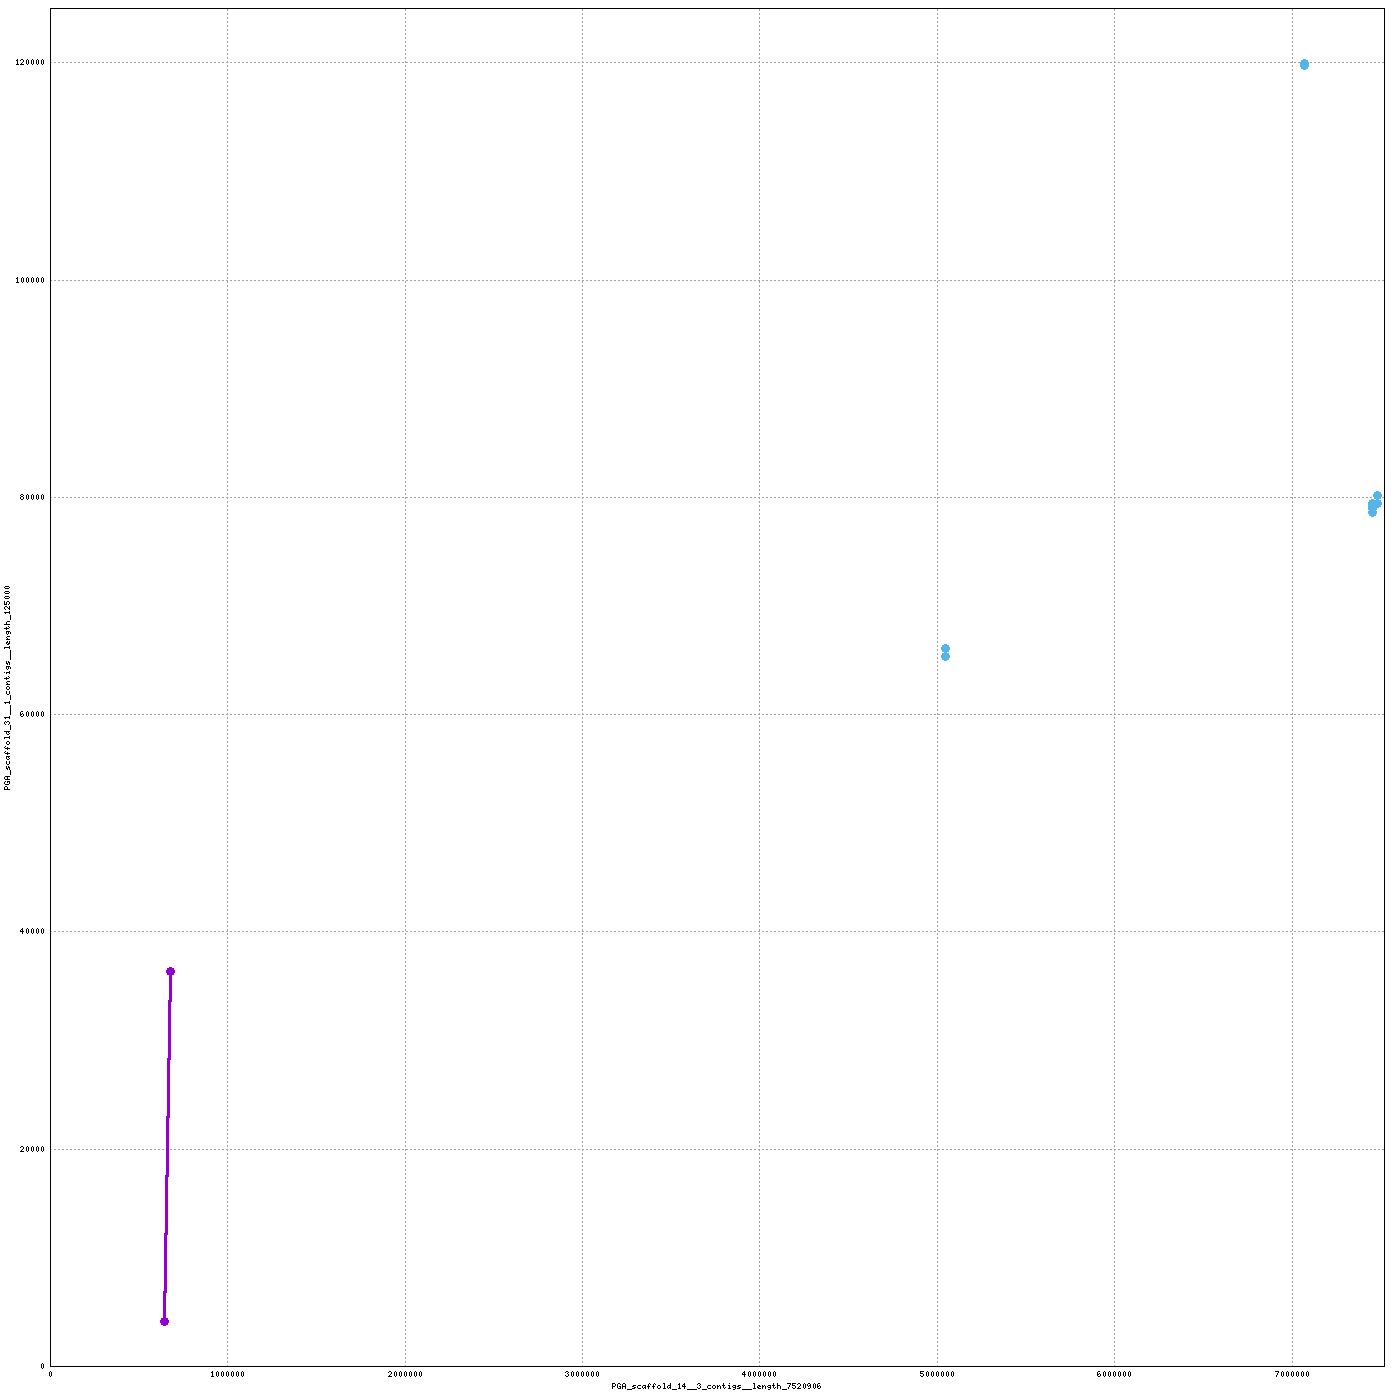

The gnuplot source for this figure:
set terminal png tiny size 1400,1400
set output "/home/mike/Desktop/scripts/snakes/plot_pairs/hiCversion1.linear/nucmer/nucmer.27.png"
set size 1,1
set grid
unset key
set border 15
set tics scale 0
set xlabel "PGA_scaffold_14__3_contigs__length_7520906"
set ylabel "PGA_scaffold_31__1_contigs__length_125000"
set format "%.0f"
set mouse format "%.0f"
set mouse mouseformat "[%.0f, %.0f]"
if(GPVAL_VERSION < 5) set mouse clipboardformat "[%.0f, %.0f]"
set xrange [1:7520906]
set yrange [1:125000]
set style line 1  lt 1 lw 3 pt 6 ps 1
set style line 2  lt 3 lw 3 pt 6 ps 1
set style line 3  lt 2 lw 3 pt 6 ps 1
plot \
 "/home/mike/Desktop/scripts/snakes/plot_pairs/hiCversion1.linear/nucmer/nucmer.27.fplot" title "FWD" w lp ls 1, \
 "/home/mike/Desktop/scripts/snakes/plot_pairs/hiCversion1.linear/nucmer/nucmer.27.rplot" title "REV" w lp ls 2
